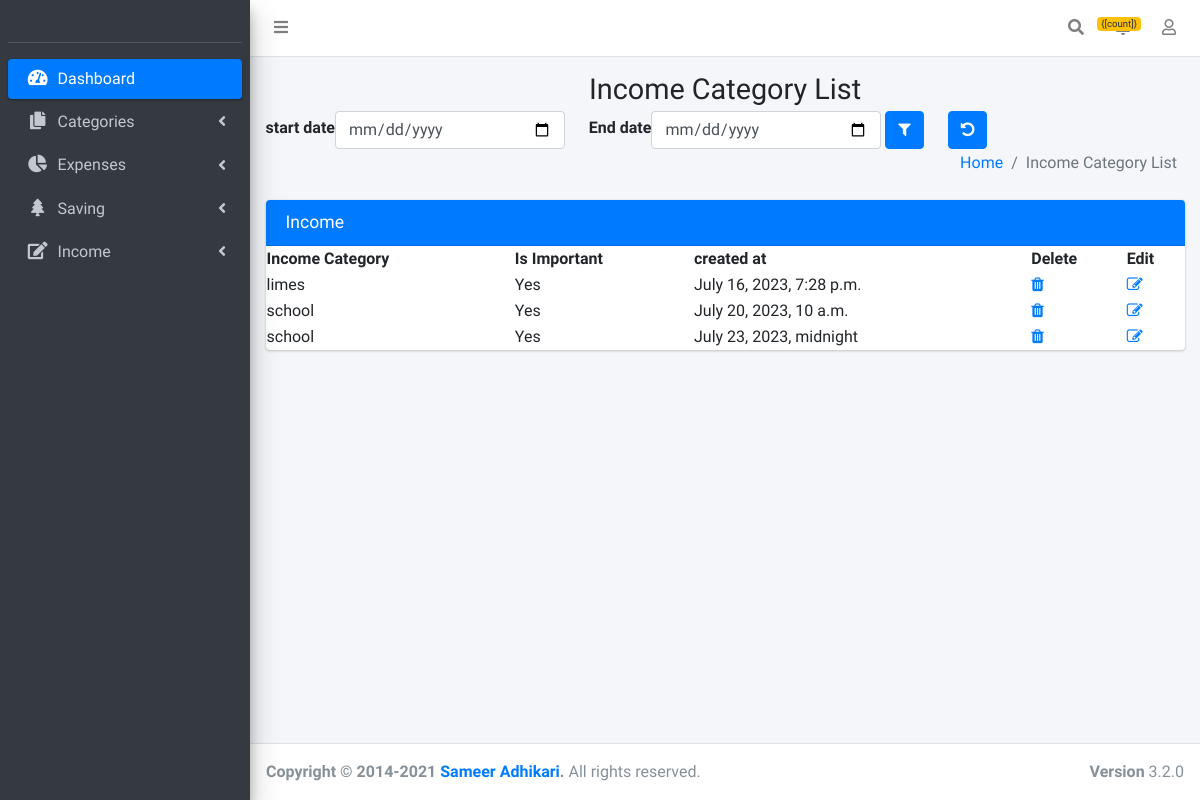
Before: /list_income_category (signed in) with the older database file.
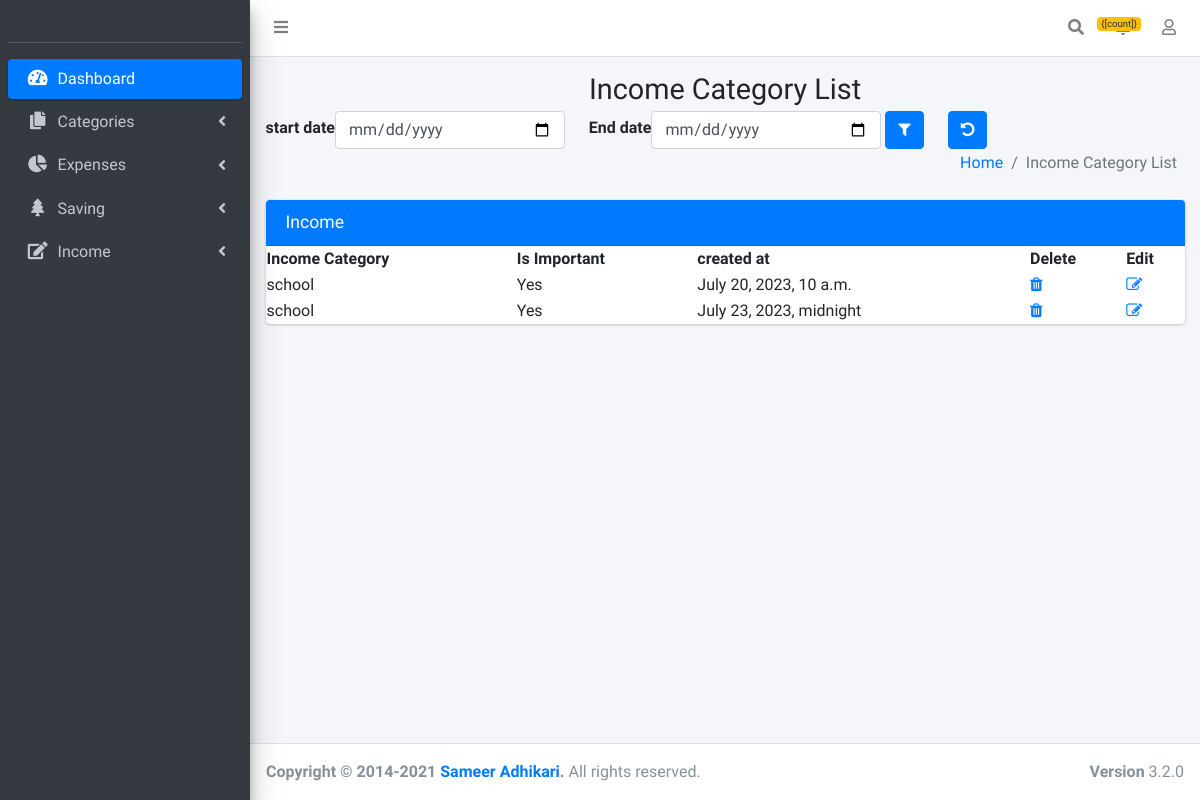
After: the same page with the newer database file.
### expenses/models.py (models this page shows, shortened)
class IncomeCategory(models.Model):
    income_category=models.CharField(max_length=100)
    is_important=models.BooleanField(default=True)
    created_at=models.DateTimeField()
    created_user=models.ForeignKey(CustomUser,on_delete=models.CASCADE,null=True,blank=True)

### expenses/views.py (the view, shortened to what this page needs)
# urls.py: path('list_income_category',list_income_category.as_view(),name='list_income_category'),
class list_income_category(ListView):
    model=Income
    template_name='income/list_income_category.html'
    context_object_name='data'
    def get_queryset(self):
        logged_user=self.request.user
        return IncomeCategory.objects.all().filter(created_user__username=logged_user)
    def get(self,request,*args,**kwargs):
        return super().get(self,request,*args,**kwargs)

### template/income/list_income_category.html (shortened to what this page needs)
{% extends 'base.html' %}
{% load crispy_forms_tags %}
{% block content %}
  <div class="content-wrapper">
    <section class="content-header">
      <div class="container-fluid">
        <div class="row mb-2">
          <div class="col-sm-12">
            <h1 class="text-center mb-1">Income Category List</h1>
            <form method="POST" action="{% url 'expenses:list_income_category' %}" enctype="multipart/form-data">
              <div class="d-flex flex-row ">
              <label style="display: flex;flex-direction: column;margin-top: 5px;">start date</label>
              <input type="date" name="start_date" class="form-control col-3">
              <label style="display: flex;flex-direction: column; margin-top: 5px;" class="ml-4">End date</label>
              <input type="date" name="end_date" class="form-control col-3 ">
              <button type="submit" class="btn btn-primary ml-1"><i class="fa fa-filter"></i></button>
            </form>
             <form method="POST" action="{% url 'expenses:list_income_category' %}">
              <button type="submit" class="btn btn-primary ml-4"><i class="fa fa-undo"></i></button>
              </form>
          </div>
          <div class="col-sm-12">
            <ol class="breadcrumb float-sm-right">
              <li class="breadcrumb-item"><a href="#">Home</a></li>
              <li class="breadcrumb-item active">Income Category List</li>
            </ol>
          </div>
        </div>
      </div>
    </section>
    <section class="content">
      <div class="container-fluid">
        <div class="row">
          <div class="col-md-12">
            <div class="card card-primary">
              <div class="card-header">
                <h3 class="card-title">Income
              </div>
<table id="myTable">
	<tr>
		<th>Income Category</th>
	<th>Is Important</th>
	<th>created at</th>
  <th>Delete</th>
	<th>Edit</th>
	</tr>
	{% for lists in data %}
<tr>
<td>{{lists.income_category}}</td>
{% if lists.is_important %}
<td>Yes</td>
{% else %}
<td>No</td>
{% endif %}
<td>{{lists.created_at}}</td>
<td><a href="{% url 'expenses:delete_income_category' lists.id %}"><i class="fa fa-trash" aria-hidden="true"></i></a></td>
<td><a href="{% url 'expenses:edit_income_category' pk=lists.id %}"><i class="fa fa-pencil-square-o" aria-hidden="true"></i></a></td>
</tr>
{% endfor %}
</table>
            </div>
          </div>
        </div>
      </div>
    </section>
  </div>
  {% endblock %}

Changed rows visible on the page:
removed IncomeCategory: income_category "limes", is_important "Yes", created_at "July 16, 2023, 7:28 p.m."
